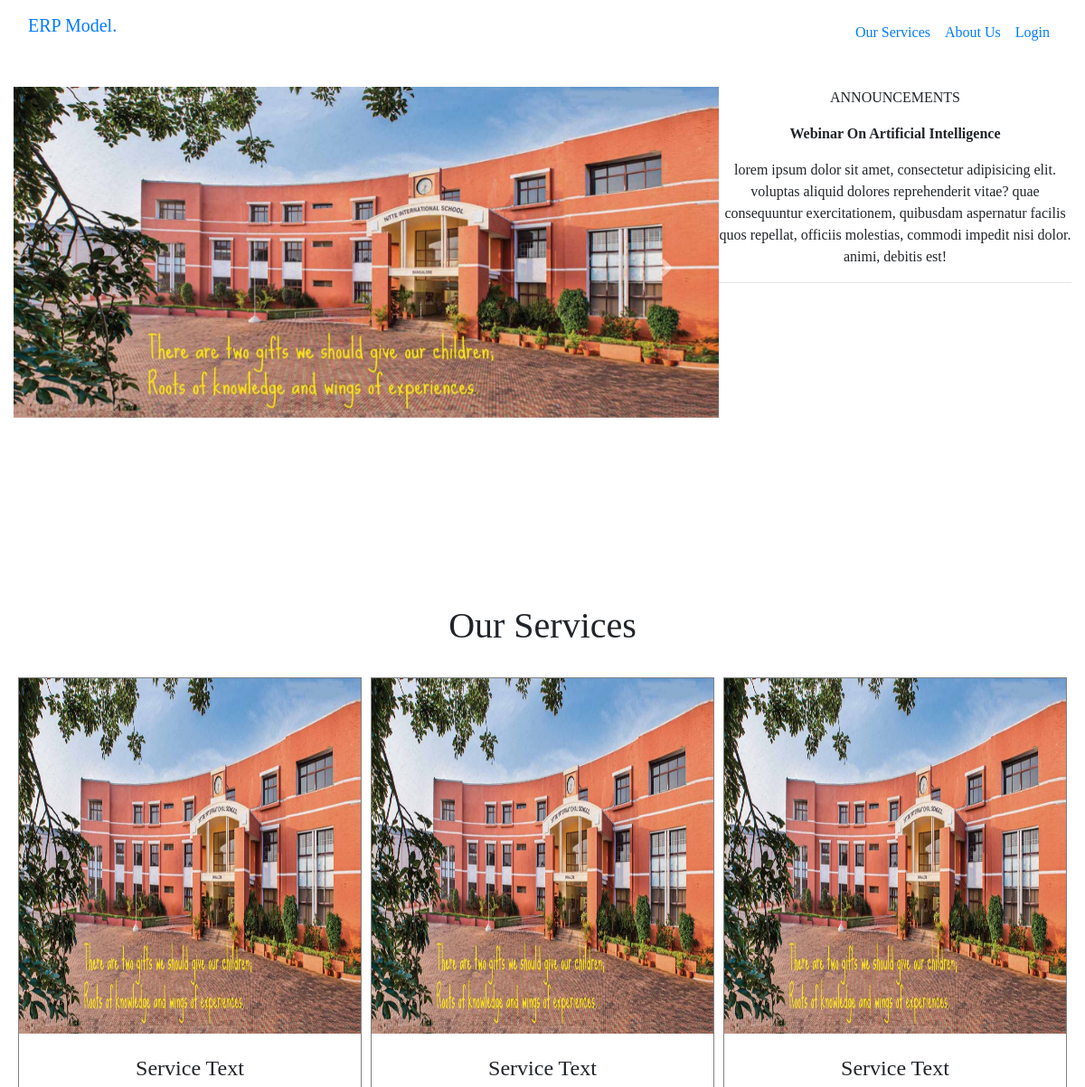
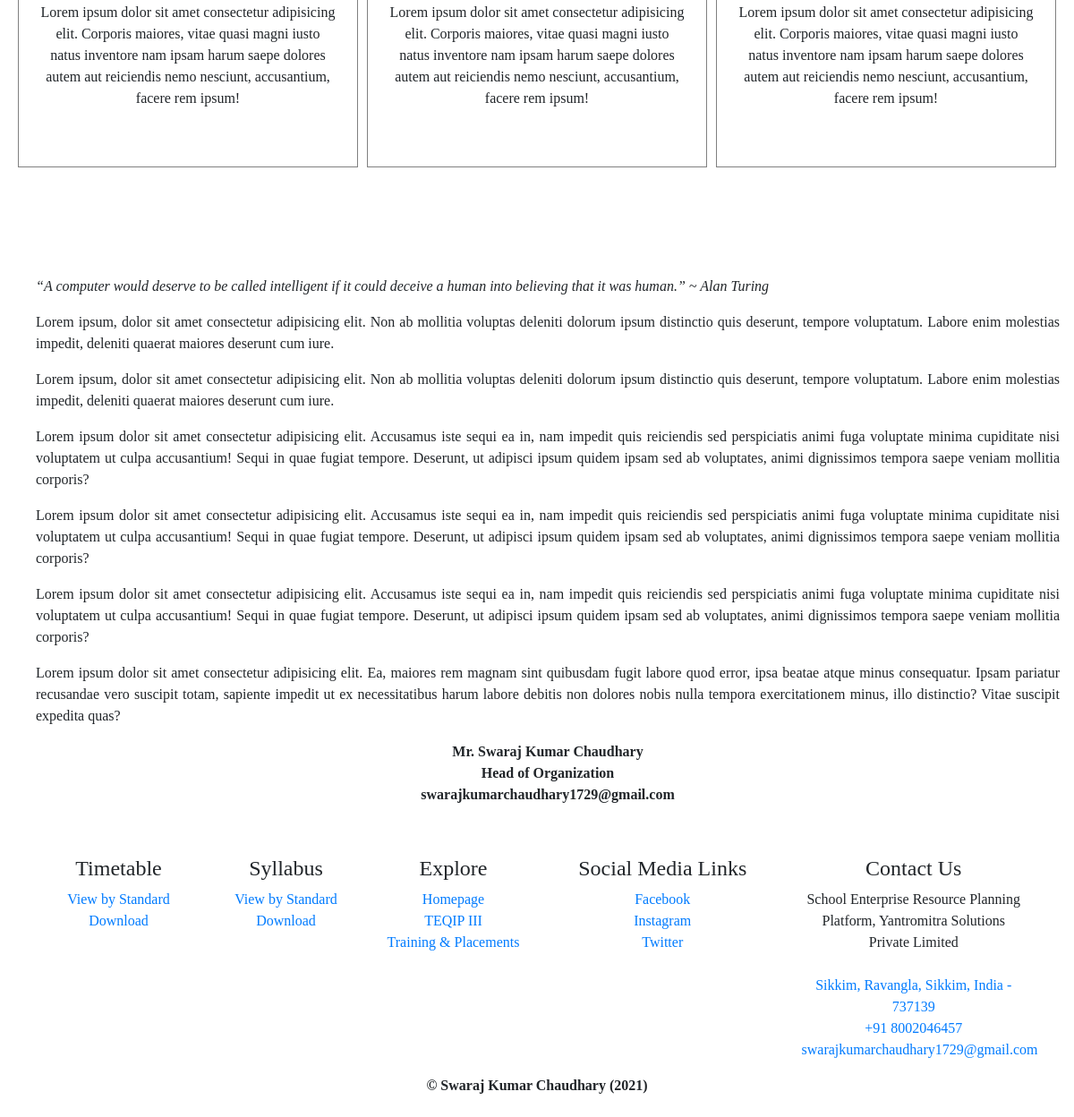
The page / on the database its author committed (2 pictures, top to bottom).
### tables this page shows
CREATE TABLE `announcements` (
  `aid` int(11) NOT NULL,
  `title` varchar(255) NOT NULL,
  `descr` varchar(255) NOT NULL,
  `added_on` date NOT NULL,
  `active` int(1) NOT NULL DEFAULT 1
);

### info/announcements.php (called while the page is built)
<?php
$find_announcements = "SELECT * FROM announcements WHERE `active` = '1' ORDER BY `added_on` DESC";
$response = mysqli_query($conn, $find_announcements) or die(mysqli_errno($conn));
$announcements = mysqli_fetch_all($response, MYSQLI_ASSOC);

### index.php (the view, shortened to what this page needs)
<?php include("./config.php") ?>
<!doctype html>
<html lang="en">
<head>
    <head>
        <link rel="stylesheet" href="./assets/css/base-styles.css">
    </head>
<body>
    <div class="container-fluid text-center">
        <?php include("./includes/header.php") ?>
        <div class="wrapper mt-4 mb-5">
            <div id="carousel-update" class="carousel slide" data-ride="carousel">
                <ul class="carousel-indicators">
                    <li data-target="#carousel-update" data-slide-to="0" class="active"></li>
                    <li data-target="#carousel-update" data-slide-to="1"></li>
                    <li data-target="#carousel-update" data-slide-to="2"></li>
                </ul>
                <div class="carousel-inner">
                    <div class="carousel-item active">
                        <img src="./assets/vendor/slideshow-img-1.jpg" alt="School Preview">
                    </div>
                </div>
                <a class="carousel-control-prev" href="#carousel-update" data-slide="prev">
                    <span class="carousel-control-prev-icon"></span>
                </a>
                <a class="carousel-control-next" href="#carousel-update" data-slide="next">
                    <span class="carousel-control-next-icon"></span>
                </a>
            </div>
            <div class="announcements">
                <div class="text-center">
                    <p>ANNOUNCEMENTS</p>
                </div>
                <ul id="notice" class="text-center">
                    <?php
                    include("./info/announcements.php");
                    for ($i = 0; $i < sizeof($announcements); $i++) {
                        $title = ucwords($announcements[$i]["title"]);
                        $descr = $announcements[$i]["descr"];
                        echo "
                            <li class='news-item'>
                                <p class='font-weight-bold'>$title</p>
                                <p>$descr</p>
                            </li>
                            <hr>
                        ";
                    }
                    ?>
                </ul>
            </div>
        </div>
        <br>
        <div class="service-container" id="our-services">
            <h1>Our Services</h1>
            <div class="services">
                <div class="service">
                    <img src="./assets/vendor/slideshow-img-1.jpg" class="img-responsive service-img" alt="">
                    <div class="service-text p-4">
                        <h4>Service Text</h4>
                        <p>Lorem ipsum dolor sit amet consectetur adipisicing elit. Corporis maiores, vitae quasi magni iusto natus inventore nam ipsam harum saepe dolores autem aut reiciendis nemo nesciunt, accusantium, facere rem ipsum!</p>
                    </div>
                </div>
                <div class="service">
                    <img src="./assets/vendor/slideshow-img-1.jpg" class="img-responsive service-img" alt="">
                    <div class="service-text p-4">
                        <h4>Service Text</h4>
                        <p>Lorem ipsum dolor sit amet consectetur adipisicing elit. Corporis maiores, vitae quasi magni iusto natus inventore nam ipsam harum saepe dolores autem aut reiciendis nemo nesciunt, accusantium, facere rem ipsum!</p>
                    </div>
                </div>
                <div class="service">
                    <img src="./assets/vendor/slideshow-img-1.jpg" class="img-responsive service-img" alt="">
                    <div class="service-text p-4">
                        <h4>Service Text</h4>
                        <p>Lorem ipsum dolor sit amet consectetur adipisicing elit. Corporis maiores, vitae quasi magni iusto natus inventore nam ipsam harum saepe dolores autem aut reiciendis nemo nesciunt, accusantium, facere rem ipsum!</p>
                    </div>
                </div>
            </div>
        </div>
        <div class="row p-3" id="about-us">
            <div class="col-xs-10 content pl-4">
                <p style="text-align: justify;"><i>“A computer would deserve to be called intelligent if it could deceive a human into believing that it was
                        human.” ~ Alan Turing</i></p>
                <p style="text-align: justify;">Lorem ipsum, dolor sit amet consectetur adipisicing elit. Non ab mollitia voluptas deleniti dolorum ipsum distinctio quis deserunt, tempore voluptatum. Labore enim molestias impedit, deleniti quaerat maiores deserunt cum iure.</p>
                <p style="text-align: justify;">Lorem ipsum, dolor sit amet consectetur adipisicing elit. Non ab mollitia voluptas deleniti dolorum ipsum distinctio quis deserunt, tempore voluptatum. Labore enim molestias impedit, deleniti quaerat maiores deserunt cum iure.</p>
                <p style="text-align: justify;">Lorem ipsum dolor sit amet consectetur adipisicing elit. Accusamus iste sequi ea in, nam impedit quis reiciendis sed perspiciatis animi fuga voluptate minima cupiditate nisi voluptatem ut culpa accusantium! Sequi in quae fugiat tempore. Deserunt, ut adipisci ipsum quidem ipsam sed ab voluptates, animi dignissimos tempora saepe veniam mollitia corporis?</p>
                <p style="text-align: justify;">Lorem ipsum dolor sit amet consectetur adipisicing elit. Accusamus iste sequi ea in, nam impedit quis reiciendis sed perspiciatis animi fuga voluptate minima cupiditate nisi voluptatem ut culpa accusantium! Sequi in quae fugiat tempore. Deserunt, ut adipisci ipsum quidem ipsam sed ab voluptates, animi dignissimos tempora saepe veniam mollitia corporis?</p>
                <p style="text-align: justify;">Lorem ipsum dolor sit amet consectetur adipisicing elit. Accusamus iste sequi ea in, nam impedit quis reiciendis sed perspiciatis animi fuga voluptate minima cupiditate nisi voluptatem ut culpa accusantium! Sequi in quae fugiat tempore. Deserunt, ut adipisci ipsum quidem ipsam sed ab voluptates, animi dignissimos tempora saepe veniam mollitia corporis?</p>
                <p style="text-align: justify;">Lorem ipsum dolor sit amet consectetur adipisicing elit. Ea, maiores rem magnam sint quibusdam fugit labore quod error, ipsa beatae atque minus consequatur. Ipsam pariatur recusandae vero suscipit totam, sapiente impedit ut ex necessitatibus harum labore debitis non dolores nobis nulla tempora exercitationem minus, illo distinctio? Vitae suscipit expedita quas?</p>
                <p><b>Mr. Swaraj Kumar Chaudhary<br>Head of Organization<br>swarajkumarchaudhary1729@gmail.com</b></p>
            </div>
        </div>
        <?php include("./includes/footer.php") ?>
    </div>
</body>
</html>

### assets/css/base-styles.css (style rules this page uses)
* { font-family: Cambria, Cochin, Georgia, Times, "Times New Roman", serif; scroll-behavior: smooth; text-decoration: none !important; margin: 0; padding: 0; }
html, body { width: 100%; height: 100%; }
.wrapper { display: flex; justify-content: space-between; width: 100%; height: 50vh; }
.carousel { flex: 2; height: 100%; }
.carousel-inner img { width: 100%; height: 100%; }
.announcements { flex: 1; height: 100%; }
#notice { overflow: auto; height: 50vh; list-style-type: none; }
.service-container { margin: 100px 0px; }
.services { display: flex; justify-content: space-evenly; padding-top: 20px; }
.service { flex: 1; border: 1px solid gray; margin: 5px; height: 80vh; display: flex; flex-direction: column; }
.service-img { width: 100%; height: 100%; flex: 2; }
.service-text { flex: 1; }
ul { list-style-type: none; }

### rows shown on the page
announcements: title "Webinar On Artificial Intelligence", descr "lorem ipsum dolor sit amet, consectetur adipisicing elit. voluptas aliquid dolores reprehenderit vitae? quae consequuntur exercitationem, quibusdam aspernatur facilis quos repellat, officiis molestias, commodi impedit nisi dolor. animi, debitis est!"
